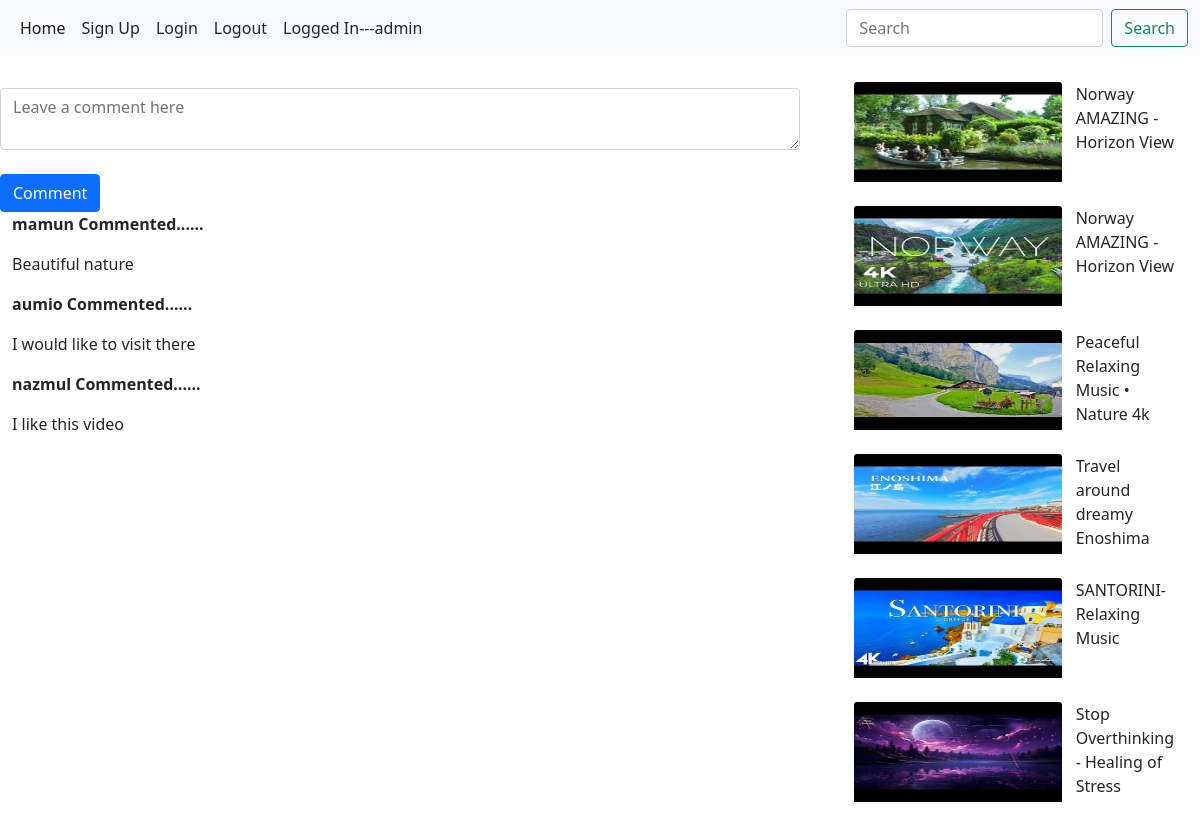
Screenshot of /watch1/ (signed in) with the database file from the repository.
### streaming/models.py (models this page shows, shortened)
class comment(models.Model):
    content = models.ForeignKey(Item, on_delete=models.CASCADE,blank=True,null=True,related_name ='user_comments' )
    user = models.ForeignKey(User, on_delete=models.CASCADE,blank=True,null=True)
    commented = models.TextField(blank=True,null=True)
    created = models.DateTimeField(auto_now_add=True)

class Item(models.Model):
    name = models.CharField(max_length=100, blank=True,null=True)
    video = EmbedVideoField()
    thumbnail = models.ImageField(upload_to='thumbnail',blank=True,null=True)

### streaming/views.py (the view, shortened to what this page needs)
# urls.py: path('watch<int:id>/',views.watch,name='watch'),
@login_required
def watch(request,id):
    data = Item.objects.get(id = id)
    recommended = Item.objects.all().exclude(id = id)
    comment_data = comment.objects.filter(content_id = id).order_by('-created').all()
    context={
        'data':data,
        'comment_data':comment_data,
        'recommended':recommended,
    }
    return render(request,'watch.html',context)

### templates/watch.html (shortened to what this page needs)
{% extends 'base.html' %}
{% load embed_video_tags %}
{% block content %}
    <div class="content-wrap">
      <div class="ml-5 mt-3">
          <form method="post" action="{% url 'watch' data.id %}" >
              <div class="form-group">
                <textarea class="form-control" name="comment" placeholder="Leave a comment here" id="floatingTextarea" style="width:800px;"></textarea>
              </div><br>
              <button type="submit" class="btn btn-primary">Comment</button>
            </form>
      </div>
  </div>
  <div class="container-fluid">
    {% for i in comment_data %}
    <p><b>{{i.user.username}} Commented......</b></p>
    <p>{{i.commented}}</p>
    {% endfor %}
  </div>
  <div class="container side_div">
    {% for i in recommended %}
    <div class="thumbnail">
      <div class="sub_thumbnail thumbnail_image">
        <a href="{% url 'watch' i.id %}"><img src="/media/{{i.thumbnail}}" class="card-img-top" alt="..." height="100px"></a>
      </div>
      <div class=" sub_thumbnail thumbnail_caption">
        {{i.name}}
      </div>
    </div><br>
    {% endfor %}
  </div>
{% endblock %}

### templates/base.html (shortened to what this page needs)
<!doctype html>
<html lang="en">
  <head>
    <link href="https://cdn.jsdelivr.net/npm/bootstrap@5.0.2/dist/css/bootstrap.min.css" rel="stylesheet">
  </head>
  <body>
    <nav class="navbar navbar-expand-lg navbar-light bg-light">
      <div class="container-fluid">
        <div class="collapse navbar-collapse" id="navbarSupportedContent">
          <ul class="navbar-nav me-auto mb-2 mb-lg-0">
            <li class="nav-item">
              <a class="nav-link active" aria-current="page" href="{% url 'home' %}">Home</a>
            </li>
            <li class="nav-item">
              <a class="nav-link text-dark" href="{% url 'user_registration' %}">Sign Up</a>
            </li>
            <li class="nav-item">
              <a class="nav-link text-dark" href="{% url 'user_login' %}">Login</a>
            </li>
            <li class="nav-item">
              <a class="nav-link text-dark" href="{% url 'user_logout' %}">Logout</a>
            </li>
            <li class="nav-item">
              <a class="nav-link text-dark">Logged In---{{request.user.username}}</a>
            </li>
          </ul>
          <form class="d-flex" method="GET" action="{% url 'search' %}">
            <input class="form-control me-2" type="search" name="q" placeholder="Search" aria-label="Search">
            <button class="btn btn-outline-success" type="submit">Search</button>
          </form>
        </div>
      </div>
    </nav>
    {% block content %}
    {% endblock %}
  </body>
</html>

### templates/base.html (style rules this page uses)
.side_div { width:350px; position:absolute; left:70%; top:80px; }
.thumbnail { height:100px; width:100%; }
.sub_thumbnail { float:left; padding:2px; }
.thumbnail_image { height:100%; width : 65%; }
.thumbnail_caption { height:100%; width: 32%; position:relative; left:3%; }

### rows the page displays
comment: user.username "mamun", commented "Beautiful nature"
comment: user.username "aumio", commented "I would like to visit there"
comment: user.username "nazmul", commented "I like this video"
Item: thumbnail (placeholder picture), name "Norway AMAZING - Horizon View"
Item: thumbnail (placeholder picture), name "Norway AMAZING - Horizon View"
Item: thumbnail (placeholder picture), name "Peaceful Relaxing Music • Nature 4k"
Item: thumbnail (placeholder picture), name "Travel around dreamy Enoshima"
Item: thumbnail (placeholder picture), name "SANTORINI- Relaxing Music"
Item: thumbnail (placeholder picture), name "Stop Overthinking - Healing of Stress"

### other values shown
{{ request.user.username }} "admin"
